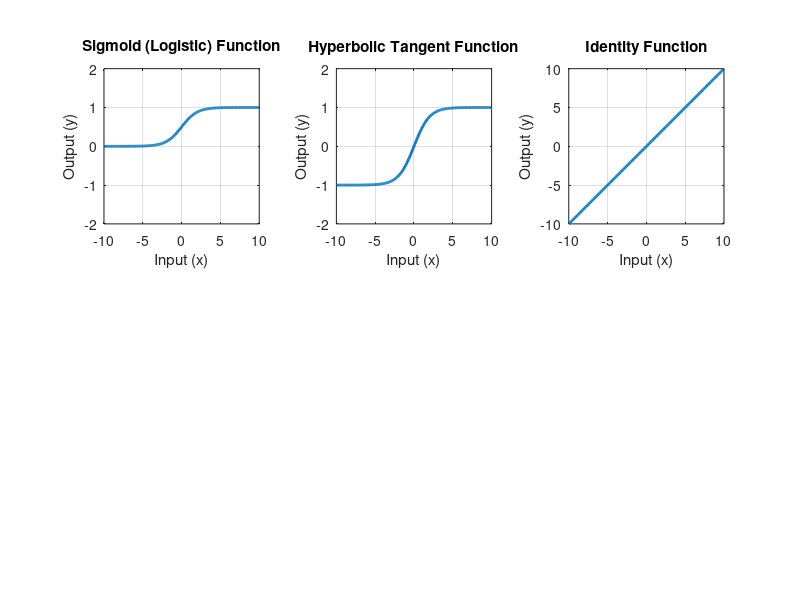

The MATLAB script that drew this image:
clc;
clear;
close all;

% Define input range
x = -10:0.1:10;

% Compute exponential
tmp = exp(-x);

% Activation functions
y1 = 1 ./ (1 + tmp);          % Sigmoid (Logistic)
y2 = (1 - tmp) ./ (1 + tmp);  % Hyperbolic Tangent (tanh)
y3 = x;                       % Identity

% -------- Plotting -------- %

% Sigmoid Function
subplot(2,3,1);
plot(x, y1, 'LineWidth', 2);
grid on;
axis([min(x) max(x) -2 2]);
title('Sigmoid (Logistic) Function');
xlabel('Input (x)');
ylabel('Output (y)');
axis square;

% Tanh Function
subplot(2,3,2);
plot(x, y2, 'LineWidth', 2);
grid on;
axis([min(x) max(x) -2 2]);
title('Hyperbolic Tangent Function');
xlabel('Input (x)');
ylabel('Output (y)');
axis square;

% Identity Function
subplot(2,3,3);
plot(x, y3, 'LineWidth', 2);
grid on;
axis([min(x) max(x) min(x) max(x)]);
title('Identity Function');
xlabel('Input (x)');
ylabel('Output (y)');
axis square;
